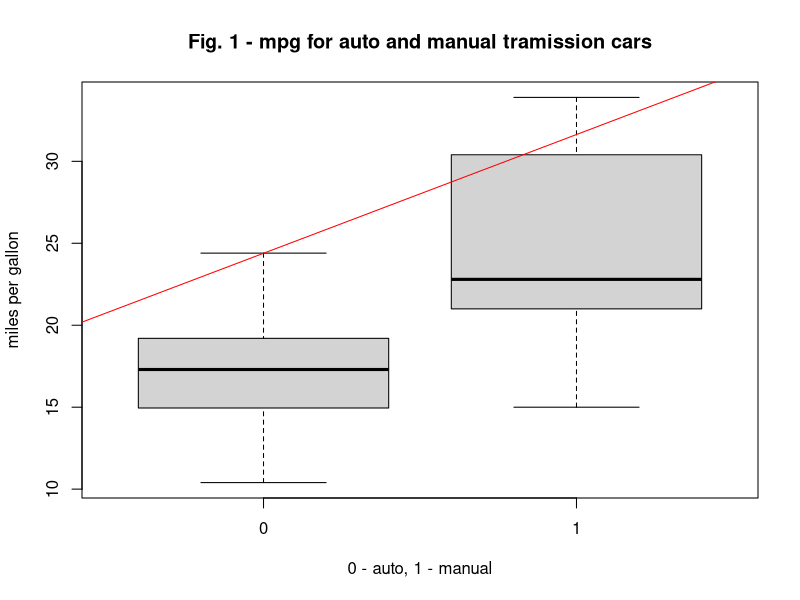
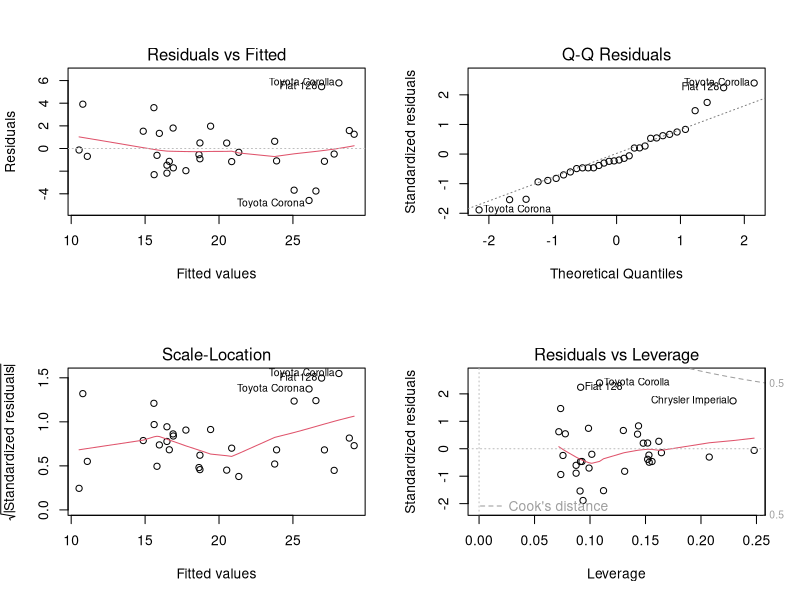

Recreate these plots in R, in order.
## ---- chunk 1
require(MASS)
require(plyr)
require(ggplot2)
require(lattice)
require(knitr)
options("scipen"=100, "digits"=4)
opts_chunk$set(fig.width=7, fig.height=5, tidy=FALSE, size='small',width=100 )
## ---- chunk 2
data(mtcars)
#Convert factor variables into factors
mtcars$cyl <- as.factor(mtcars$cyl) #4, 6 or 8
mtcars$vs <- as.factor(mtcars$vs) #0- V engine or 1= straight engine. 
mtcars$am <- as.factor(mtcars$am) #0 - automatic and 1 - gear
mtcars$gear <- as.factor(mtcars$gear) #3,4,5
mtcars$carb <- as.factor(mtcars$carb) #1,2,3,4
## ---- chunk 3
baseFit <- lm(mpg~am, data=mtcars)
summary(baseFit)
autoSummary <- summary(subset(mtcars, am==0)$mpg)
manualSummary <- summary(subset(mtcars, am==1)$mpg)
## ---- chunk 4
#Get a lm fit of mpg against all other factors
lmFit <- lm(mpg~., data=mtcars)
#Perform a step wise model selection of mpg versus other factors
steplmFit <- stepAIC(lmFit, direction="both")
steplmFit$anova
## ---- chunk 5
attr(terms(steplmFit),"term.label")
## ---- chunk 6
bestFitWithCylHpWtAm <- lm(mpg~cyl + hp + wt + am, data=mtcars)
summary(bestFitWithCylHpWtAm)
## ---- chunk 7
bestFitWithCylHpWt <- lm(mpg~cyl + hp + wt, data=mtcars)
#summary(bestFitWitCylHpWt)
bestFitWithCylWt <- lm(mpg~cyl + wt, data=mtcars)
#summary(bestFitWithCylWt)
bestFitWithWt <- lm(mpg~wt, data=mtcars)
#summary(bestFitWithWt)
bestFitWithCyl <- lm(mpg~cyl, data=mtcars)
#summary(bestFitWithCyl)

rSquaredValues <- rbind(
c("Model : mpg~cyl + hp + wt + am",summary(bestFitWithCylHpWtAm)$adj.r.squared),
c("Model : mpg~cyl + hp + wt ",summary(bestFitWithCylHpWt)$adj.r.squared),
c("Model : mpg~cyl + wt",summary(bestFitWithCylWt)$adj.r.squared),
c("Model : mpg~wt",summary(bestFitWithWt)$adj.r.squared),
c("Model : mpg~cyl ",summary(bestFitWithCyl)$adj.r.squared)
)
colnames(rSquaredValues ) <-c("Model", "Adj. R-Squared")
## ---- chunk 8
rSquaredValues
## ---- chunk 9
modelCompare <- anova(bestFitWithCylHpWtAm, bestFitWithCylHpWt,bestFitWithCylWt,bestFitWithWt,bestFitWithCyl)
modelCompare
## ---- chunk 10
bestFitWithCylWtAm <- lm(mpg~cyl + wt+am, data=mtcars)
summary(bestFitWithCylWtAm)
## ---- chunk 11
bestFitWithCylWt$residuals
## ---- chunk 12
with(mtcars,{
     boxplot(mpg ~ am, 
             ylab = "miles per gallon",
             xlab = "0 - auto, 1 - manual",
             main = "Fig. 1 - mpg for auto and manual tramission cars")
    abline(baseFit, col="red")
     })
## ---- chunk 13
par(mfrow = c(2,2))
plot(bestFitWithCylWt)
